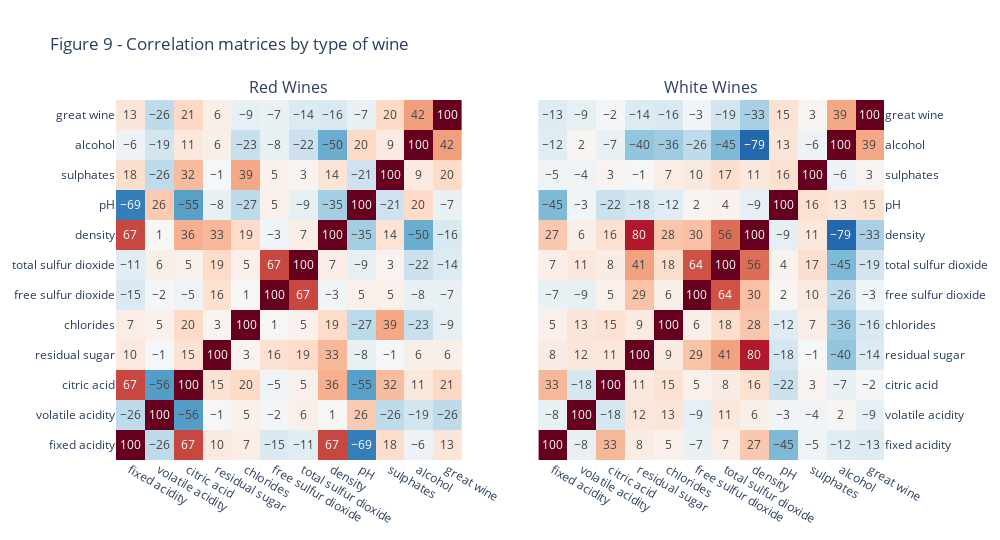

The notebook cell saved with this chart:
### Markdown cell above
In the previous section, we studied together the general distribution of our different variables. This part of the report will focus of the relationship that exists between our variables. Taking into account the significance of the differences that exist in the subsample (red and white wines). We decided to study this relationship independently for the two subpopulations and not the whole dataset. The figure below is the correlation matrices of all variables (numeric and qualitative) for the two different kinds of wine. Some correlations arise from the nature of the data. For example, total SO₂  and free SO₂   are strongly correlated, as total SO₂  is the sum of free and bound SO₂. However, it is interesting to note that the magnitude and, sometimes, the sign of some "natural" correlations shifts between red and white wines. For instance, red wines exhibit positive correlations between sulphates and fixed acidity while the opposite is true for white wines. An inverse relationship also exists for the two type of wines regarding pH and volatile acidity.

Even when the sign is the same, the most significant correlation coefficient differs between the two wines. For red wines, the highest correlations are found between:

- Density and fixed acidity (positive),
- Citric acid and volatile acidity (negative),
- Citric acid and pH (negative).

For white wines, the strongest correlations are:
- Residual sugar and density, with a high correlation coefficient (+80%),
- total SO₂ and density (positive),
- pH and fixed acidity (negative),
- Alcohol and total SO₂ (negative).

Both types of wine also show a strong correlation between alcohol and density, though this is stronger for white wines (-79%) than for red wines (-50%).

### Code cell
# The codes of this section are inspired by :
# https://plot.ly/python/subplots/, 
# https://plotly.com/python/imshow/, 
# https://community.plotly.com/t/combining-ready-made-figures-into-one-with-separation-by-color/72711/10,
# and https://plotly.com/python/colorscales/.

hot_wine_hot_map_Red = px.imshow((wines[wines["type"] == "Red"].corr(numeric_only=True)*100).round(0),
                                 color_continuous_scale="RdBu_r",
                                text_auto = True)

hot_wine_hot_map_White = px.imshow((wines[wines["type"] == "White"].corr(numeric_only=True)*100).round(0),
                                 color_continuous_scale="RdBu_r",
                                text_auto = True)


hot_wine_hot_map_v2 = make_subplots(rows = 1, cols = 2, subplot_titles=("Red Wines", "White Wines"))


hot_wine_hot_map_v2.add_trace(hot_wine_hot_map_Red['data'][0],1,1)
hot_wine_hot_map_v2.add_trace(hot_wine_hot_map_White['data'][0],1,2)

hot_wine_hot_map_v2.update_layout(height=540, width=1000, 
                                  title_text="Figure 9 - Correlation matrices by type of wine",
                                  coloraxis=dict(colorscale='RdBu_r', cmid=0))

hot_wine_hot_map_v2.update_yaxes(side= "right", row=1, col=2) #this line of code just put the y axis on the left, the code below hide the colorscale/legend. These 2 options are used to make the coefficient matrix more readable (some information overlapped if these options are not added)
hot_wine_hot_map_v2.update_coloraxes(showscale=False)
hot_wine_hot_map_v2.show()

# hot_wine_hot_map_v2.write_image("Exported Graphs Library/Correlation matrices by type of wine.png",scale = 12)

### Figure 1 — Plotly figure (JSON) as saved in the notebook; plotly's stock layout.template omitted (floating-point values rounded to 4 significant figures; data arrays with more than 128 entries replaced by an {"elided": "..."} marker saying what was removed)
{"data": [{"coloraxis": "coloraxis", "hovertemplate": "x: %{x}<br>y: %{y}<br>color: %{z}<extra></extra>", "name": "0", "texttemplate": "%{z}", "type": "heatmap", "x": ["fixed acidity", "volatile acidity", "citric acid", "residual sugar", "chlorides", "free sulfur dioxide", "total sulfur dioxide", "density", "pH", "sulphates", "alcohol", "great wine"], "xaxis": "x", "y": ["fixed acidity", "volatile acidity", "citric acid", "residual sugar", "chlorides", "free sulfur dioxide", "total sulfur dioxide", "density", "pH", "sulphates", "alcohol", "great wine"], "yaxis": "y", "z": {"elided": "12x12 int values"}}, {"coloraxis": "coloraxis", "hovertemplate": "x: %{x}<br>y: %{y}<br>color: %{z}<extra></extra>", "name": "0", "texttemplate": "%{z}", "type": "heatmap", "x": ["fixed acidity", "volatile acidity", "citric acid", "residual sugar", "chlorides", "free sulfur dioxide", "total sulfur dioxide", "density", "pH", "sulphates", "alcohol", "great wine"], "xaxis": "x2", "y": ["fixed acidity", "volatile acidity", "citric acid", "residual sugar", "chlorides", "free sulfur dioxide", "total sulfur dioxide", "density", "pH", "sulphates", "alcohol", "great wine"], "yaxis": "y2", "z": {"elided": "12x12 int values"}}], "layout": {"annotations": [{"font": {"size": 16}, "showarrow": false, "text": "Red Wines", "x": 0.225, "xanchor": "center", "xref": "paper", "y": 1, "yanchor": "bottom", "yref": "paper"}, {"font": {"size": 16}, "showarrow": false, "text": "White Wines", "x": 0.775, "xanchor": "center", "xref": "paper", "y": 1, "yanchor": "bottom", "yref": "paper"}], "coloraxis": {"cmid": 0, "colorscale": [[0, "rgb(5,48,97)"], [0.1, "rgb(33,102,172)"], [0.2, "rgb(67,147,195)"], [0.3, "rgb(146,197,222)"], [0.4, "rgb(209,229,240)"], [0.5, "rgb(247,247,247)"], [0.6, "rgb(253,219,199)"], [0.7, "rgb(244,165,130)"], [0.8, "rgb(214,96,77)"], [0.9, "rgb(178,24,43)"], [1, "rgb(103,0,31)"]], "showscale": false}, "height": 540, "title": {"text": "Figure 9 - Correlation matrices by type of wine"}, "width": 1000, "xaxis": {"anchor": "y", "autorange": true, "domain": [0, 0.45], "range": [-0.5, 11.5], "type": "category"}, "xaxis2": {"anchor": "y2", "autorange": true, "domain": [0.55, 1], "range": [-0.5, 11.5], "type": "category"}, "yaxis": {"anchor": "x", "autorange": true, "domain": [0, 1], "range": [-0.5, 11.5], "type": "category"}, "yaxis2": {"anchor": "x2", "autorange": true, "domain": [0, 1], "range": [-0.5, 11.5], "side": "right", "type": "category"}}}
